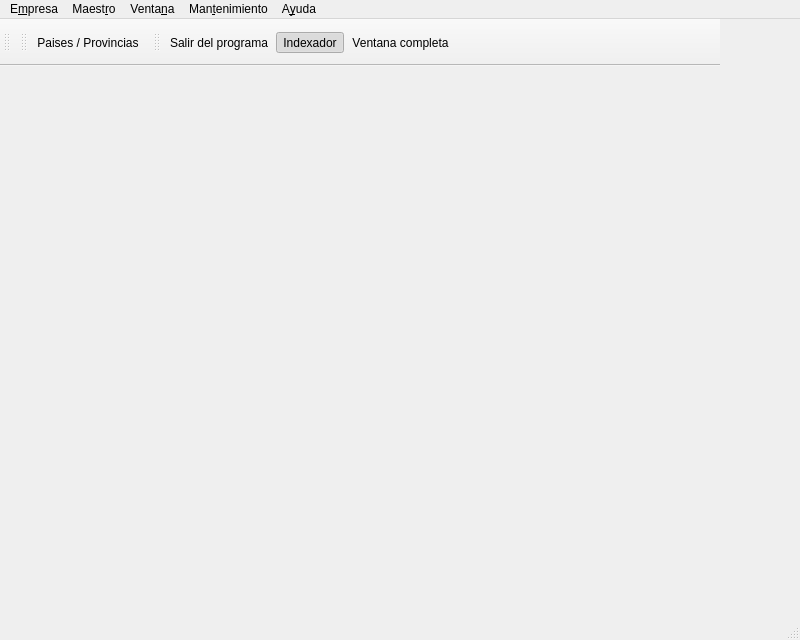
<?xml version="1.0" encoding="UTF-8"?>
<ui version="4.0">
 <class>BfBulmaFactBase</class>
 <widget class="QMainWindow" name="BfBulmaFactBase">
  <property name="geometry">
   <rect>
    <x>0</x>
    <y>0</y>
    <width>800</width>
    <height>640</height>
   </rect>
  </property>
  <property name="minimumSize">
   <size>
    <width>600</width>
    <height>500</height>
   </size>
  </property>
  <property name="focusPolicy">
   <enum>Qt::StrongFocus</enum>
  </property>
  <property name="windowTitle">
   <string/>
  </property>
  <property name="windowIcon">
   <iconset resource="../../bulmagesplus_factu.qrc">
    <normaloff>:/factu/images/bulmagesplus/factu.png</normaloff>:/factu/images/bulmagesplus/factu.png</iconset>
  </property>
  <widget class="QWidget" name="centralwidget"/>
  <widget class="QMenuBar" name="menubar">
   <property name="geometry">
    <rect>
     <x>0</x>
     <y>0</y>
     <width>800</width>
     <height>19</height>
    </rect>
   </property>
   <widget class="QMenu" name="menuAcerca_de">
    <property name="title">
     <string>A&amp;yuda</string>
    </property>
    <addaction name="actionAcerca_de"/>
   </widget>
   <widget class="QMenu" name="menuEmpresa">
    <property name="title">
     <string>E&amp;mpresa</string>
    </property>
    <addaction name="actionParametros"/>
    <addaction name="actionSalir"/>
   </widget>
   <widget class="QMenu" name="menuMaestro">
    <property name="title">
     <string>Maest&amp;ro</string>
    </property>
    <addaction name="actionPaises"/>
   </widget>
   <widget class="QMenu" name="menuVentana">
    <property name="title">
     <string>Venta&amp;na</string>
    </property>
    <addaction name="actionVentana_Completa"/>
    <addaction name="actionOrganizaci_n_en_Cascada"/>
    <addaction name="actionOrdenar_Ventanas"/>
    <addaction name="actionIndexador"/>
   </widget>
   <widget class="QMenu" name="menuMantenimiento">
    <property name="title">
     <string>Man&amp;tenimiento</string>
    </property>
    <addaction name="actionRegistrar"/>
    <addaction name="actionActualizador"/>
    <addaction name="actionBases_de_datos"/>
    <addaction name="separator"/>
    <addaction name="actionSoporte_remoto"/>
   </widget>
   <addaction name="menuEmpresa"/>
   <addaction name="menuMaestro"/>
   <addaction name="menuVentana"/>
   <addaction name="menuMantenimiento"/>
   <addaction name="menuAcerca_de"/>
  </widget>
  <widget class="QStatusBar" name="statusbar"/>
  <widget class="QToolBar" name="Listados">
   <property name="focusPolicy">
    <enum>Qt::TabFocus</enum>
   </property>
   <property name="windowTitle">
    <string>Listados</string>
   </property>
   <property name="toolTip">
    <string>Listados</string>
   </property>
   <property name="statusTip">
    <string>Listados</string>
   </property>
   <property name="whatsThis">
    <string>Listados</string>
   </property>
   <property name="accessibleName">
    <string>Listados</string>
   </property>
   <property name="accessibleDescription">
    <string>Listados</string>
   </property>
   <property name="orientation">
    <enum>Qt::Horizontal</enum>
   </property>
   <property name="iconSize">
    <size>
     <width>32</width>
     <height>32</height>
    </size>
   </property>
   <attribute name="toolBarArea">
    <enum>TopToolBarArea</enum>
   </attribute>
   <attribute name="toolBarBreak">
    <bool>false</bool>
   </attribute>
  </widget>
  <widget class="QToolBar" name="Fichas">
   <property name="sizePolicy">
    <sizepolicy hsizetype="Minimum" vsizetype="Expanding">
     <horstretch>0</horstretch>
     <verstretch>0</verstretch>
    </sizepolicy>
   </property>
   <property name="minimumSize">
    <size>
     <width>0</width>
     <height>0</height>
    </size>
   </property>
   <property name="windowTitle">
    <string>Fichas</string>
   </property>
   <property name="toolTip">
    <string>Fichas</string>
   </property>
   <property name="statusTip">
    <string>Fichas</string>
   </property>
   <property name="whatsThis">
    <string>Fichas</string>
   </property>
   <property name="accessibleName">
    <string>Fichas</string>
   </property>
   <property name="accessibleDescription">
    <string>Fichas</string>
   </property>
   <property name="autoFillBackground">
    <bool>false</bool>
   </property>
   <property name="orientation">
    <enum>Qt::Horizontal</enum>
   </property>
   <property name="iconSize">
    <size>
     <width>32</width>
     <height>32</height>
    </size>
   </property>
   <property name="toolButtonStyle">
    <enum>Qt::ToolButtonIconOnly</enum>
   </property>
   <attribute name="toolBarArea">
    <enum>TopToolBarArea</enum>
   </attribute>
   <attribute name="toolBarBreak">
    <bool>false</bool>
   </attribute>
   <addaction name="actionPaises"/>
  </widget>
  <widget class="QToolBar" name="Avanzada">
   <property name="windowTitle">
    <string>Avanzados</string>
   </property>
   <property name="iconSize">
    <size>
     <width>32</width>
     <height>32</height>
    </size>
   </property>
   <property name="floatable">
    <bool>true</bool>
   </property>
   <attribute name="toolBarArea">
    <enum>TopToolBarArea</enum>
   </attribute>
   <attribute name="toolBarBreak">
    <bool>false</bool>
   </attribute>
   <addaction name="actionSalir"/>
   <addaction name="actionIndexador"/>
   <addaction name="actionVentana_Completa"/>
  </widget>
  <widget class="QToolBar" name="bulmagesplusBar">
   <property name="minimumSize">
    <size>
     <width>260</width>
     <height>47</height>
    </size>
   </property>
   <property name="maximumSize">
    <size>
     <width>260</width>
     <height>47</height>
    </size>
   </property>
   <property name="windowTitle">
    <string>bulmagesplusBar</string>
   </property>
   <property name="movable">
    <bool>false</bool>
   </property>
   <property name="allowedAreas">
    <set>Qt::NoToolBarArea</set>
   </property>
   <property name="floatable">
    <bool>false</bool>
   </property>
   <attribute name="toolBarArea">
    <enum>TopToolBarArea</enum>
   </attribute>
   <attribute name="toolBarBreak">
    <bool>false</bool>
   </attribute>
  </widget>
  <action name="actionSalir">
   <property name="icon">
    <iconset resource="../../bulmages.qrc">
     <normaloff>:/BulmaCont32x32/images/png/i_exit.png</normaloff>:/BulmaCont32x32/images/png/i_exit.png</iconset>
   </property>
   <property name="text">
    <string>&amp;Salir del programa</string>
   </property>
   <property name="shortcut">
    <string>Ctrl+Q</string>
   </property>
  </action>
  <action name="actionParametros">
   <property name="icon">
    <iconset resource="../../bulmages.qrc">
     <normaloff>:/Images/document-properties.png</normaloff>:/Images/document-properties.png</iconset>
   </property>
   <property name="text">
    <string>&amp;Datos de la empresa...</string>
   </property>
   <property name="toolTip">
    <string>Propiedades de la empresa</string>
   </property>
  </action>
  <action name="actionVentana_Completa">
   <property name="checkable">
    <bool>true</bool>
   </property>
   <property name="icon">
    <iconset resource="../../bulmages.qrc">
     <normaloff>:/BulmaCont32x32/images/png/i_windowNew.png</normaloff>:/BulmaCont32x32/images/png/i_windowNew.png</iconset>
   </property>
   <property name="text">
    <string>Ventana &amp;completa</string>
   </property>
   <property name="shortcut">
    <string>F11</string>
   </property>
  </action>
  <action name="actionAcerta_de">
   <property name="text">
    <string>&amp;Acerca de...</string>
   </property>
  </action>
  <action name="actionActualizaciones">
   <property name="text">
    <string>Actuali&amp;zaciones...</string>
   </property>
   <property name="shortcut">
    <string>F1</string>
   </property>
  </action>
  <action name="actionIndexador">
   <property name="checkable">
    <bool>true</bool>
   </property>
   <property name="checked">
    <bool>true</bool>
   </property>
   <property name="icon">
    <iconset resource="../../bulmages.qrc">
     <normaloff>:/BulmaCont32x32/images/png/i_plan.png</normaloff>:/BulmaCont32x32/images/png/i_plan.png</iconset>
   </property>
   <property name="text">
    <string>&amp;Indexador</string>
   </property>
   <property name="iconText">
    <string>Indexador</string>
   </property>
   <property name="toolTip">
    <string>Indexador</string>
   </property>
   <property name="shortcut">
    <string>Ctrl+I</string>
   </property>
  </action>
  <action name="actionOrganizaci_n_en_Cascada">
   <property name="text">
    <string>Organizacio&amp;n en cascada</string>
   </property>
  </action>
  <action name="actionOrdenar_Ventanas">
   <property name="text">
    <string>Ordenar &amp;ventanas</string>
   </property>
  </action>
  <action name="actionPaises">
   <property name="icon">
    <iconset resource="../../bulmages.qrc">
     <normaloff>:/Images/flag-world.png</normaloff>:/Images/flag-world.png</iconset>
   </property>
   <property name="text">
    <string>Paises / Provincias</string>
   </property>
   <property name="iconText">
    <string>Paises / Provincias</string>
   </property>
   <property name="toolTip">
    <string>Paises y provincias</string>
   </property>
  </action>
  <action name="actionModo_Experto">
   <property name="checkable">
    <bool>true</bool>
   </property>
   <property name="text">
    <string>Modo experto</string>
   </property>
  </action>
  <action name="actionAcerca_de">
   <property name="text">
    <string>&amp;Acerca de...</string>
   </property>
  </action>
  <action name="actionBases_de_datos">
   <property name="text">
    <string>&amp;Bases de datos...</string>
   </property>
  </action>
  <action name="actionActualizador">
   <property name="text">
    <string>&amp;Actualizador...</string>
   </property>
  </action>
  <action name="actionRegistrar">
   <property name="text">
    <string>Activar version &amp;Pro...</string>
   </property>
  </action>
  <action name="actionSoporte_remoto">
   <property name="text">
    <string>&amp;Soporte remoto...</string>
   </property>
  </action>
 </widget>
 <resources>
  <include location="../../bulmages.qrc"/>
  <include location="../../bulmagesplus_factu.qrc"/>
 </resources>
 <connections>
  <connection>
   <sender>actionSalir</sender>
   <signal>activated()</signal>
   <receiver>BfBulmaFactBase</receiver>
   <slot>close()</slot>
   <hints>
    <hint type="sourcelabel">
     <x>-1</x>
     <y>-1</y>
    </hint>
    <hint type="destinationlabel">
     <x>374</x>
     <y>275</y>
    </hint>
   </hints>
  </connection>
 </connections>
</ui>
